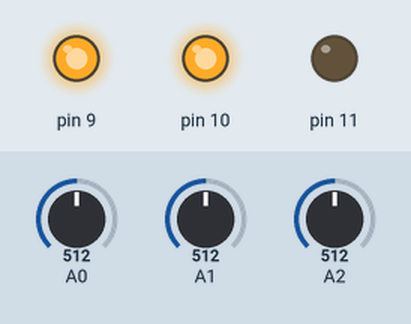
This sketch was run on a simulated Arduino Uno, built with avr-gcc and run on an emulated ATmega328P. Parts: output pins drawn as LEDs (lit = HIGH). Inputs (shaded band) come from the test bench; at power-on: A2 = 512, A0 = 512, A1 = 512.

Above: at 1.2 s.
1.3 s: A2 set to 716
At 1.7 s:
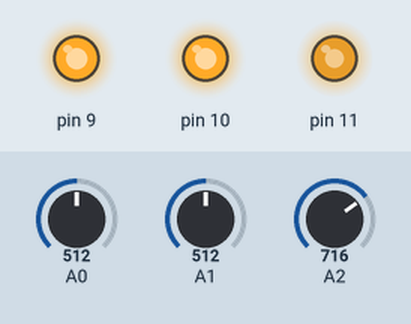
2.8 s: A0 set to 122
At 4.0 s:
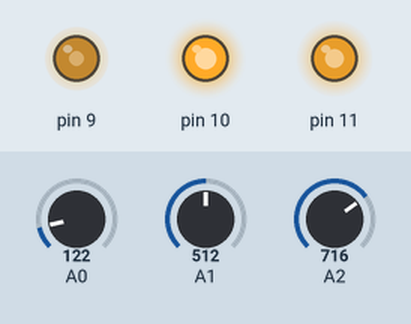
4.3 s: A1 set to 122
At 5.2 s:
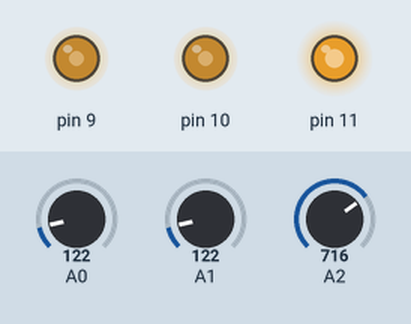
5.8 s: A0 set to 0
At 6.3 s:
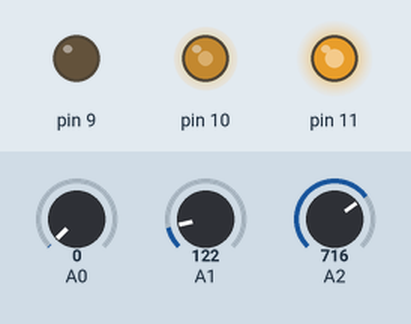
7.3 s: A1 set to 0
At 8.5 s:
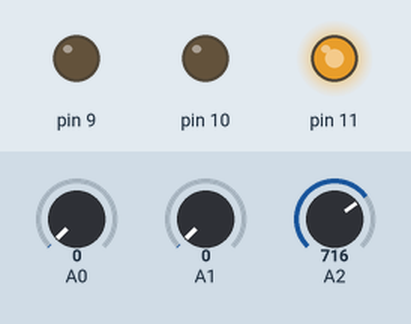
8.8 s: A2 set to 750
10.3 s: A2 set to 768
At 11.1 s:
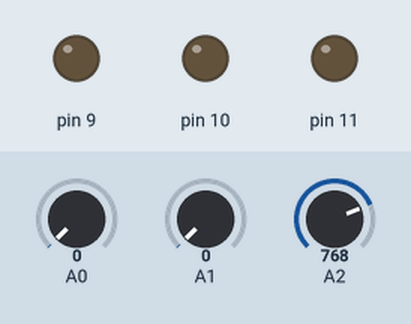
Timing chart, 0 to 12.8 s (numbered marks = the images above; inputs shaded):
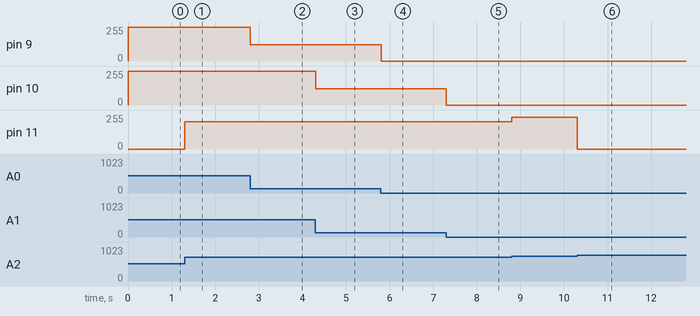

Measured:
- after the input at 1.3 s, pin 11: 0/255 → 204/255 at once
- after the input at 2.8 s, pin 9: 255/255 → 122/255 at once
- after the input at 4.3 s, pin 10: 255/255 → 122/255 at once
- after the input at 5.8 s, pin 9: 122/255 → 0/255 at once
- after the input at 7.3 s, pin 10: 122/255 → 0/255 at once
- after the input at 8.8 s, pin 11: 204/255 → 238/255 at once
- after the input at 10.3 s, pin 11: 238/255 → 0/255 at once

The sketch:

rgb_led_pot.ino
```cpp
// C++ code
//
int value = 0;

void setup()
{
  pinMode(A0, INPUT);
  pinMode(9, OUTPUT);
  pinMode(A1, INPUT);
  pinMode(10, OUTPUT);
  pinMode(A2, INPUT);
  pinMode(11, OUTPUT);
}

void loop()
{
  value = analogRead(A0);
  analogWrite(9, value);
  value = analogRead(A1);
  analogWrite(10, value);
  value = analogRead(A2);
  analogWrite(11, value);
  delay(10); // Delay a little bit to improve simulation performance
}
```
